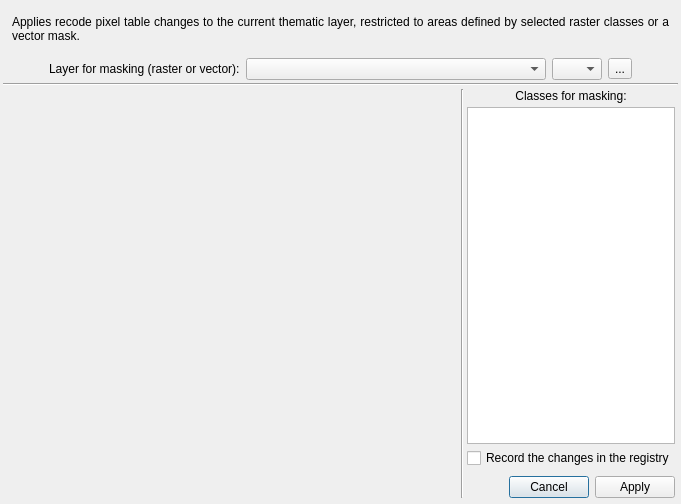
<?xml version="1.0" encoding="UTF-8"?>
<ui version="4.0">
 <class>Dialog</class>
 <widget class="QDialog" name="Dialog">
  <property name="geometry">
   <rect>
    <x>0</x>
    <y>0</y>
    <width>681</width>
    <height>504</height>
   </rect>
  </property>
  <property name="windowTitle">
   <string>ThRasE - Apply within classes or mask</string>
  </property>
  <layout class="QVBoxLayout" name="verticalLayout">
   <property name="spacing">
    <number>3</number>
   </property>
   <property name="leftMargin">
    <number>3</number>
   </property>
   <property name="topMargin">
    <number>3</number>
   </property>
   <property name="rightMargin">
    <number>3</number>
   </property>
   <property name="bottomMargin">
    <number>3</number>
   </property>
   <item>
    <widget class="QgsMessageBar" name="MsgBar">
     <property name="sizePolicy">
      <sizepolicy hsizetype="Minimum" vsizetype="Fixed">
       <horstretch>0</horstretch>
       <verstretch>0</verstretch>
      </sizepolicy>
     </property>
     <property name="frameShape">
      <enum>QFrame::NoFrame</enum>
     </property>
     <property name="lineWidth">
      <number>0</number>
     </property>
    </widget>
   </item>
   <item>
    <widget class="QWidget" name="widget_3" native="true">
     <layout class="QVBoxLayout" name="verticalLayout_3">
      <property name="bottomMargin">
       <number>12</number>
      </property>
      <item>
       <widget class="QLabel" name="label_2">
        <property name="text">
         <string>Applies recode pixel table changes to the current thematic layer, restricted to areas defined by selected raster classes or a vector mask.</string>
        </property>
        <property name="alignment">
         <set>Qt::AlignJustify|Qt::AlignVCenter</set>
        </property>
        <property name="wordWrap">
         <bool>true</bool>
        </property>
       </widget>
      </item>
     </layout>
    </widget>
   </item>
   <item>
    <widget class="QWidget" name="widget_6" native="true">
     <layout class="QHBoxLayout" name="horizontalLayout_12">
      <property name="leftMargin">
       <number>0</number>
      </property>
      <property name="topMargin">
       <number>0</number>
      </property>
      <property name="rightMargin">
       <number>0</number>
      </property>
      <property name="bottomMargin">
       <number>0</number>
      </property>
      <item>
       <spacer name="horizontalSpacer_2">
        <property name="orientation">
         <enum>Qt::Horizontal</enum>
        </property>
        <property name="sizeHint" stdset="0">
         <size>
          <width>40</width>
          <height>20</height>
         </size>
        </property>
       </spacer>
      </item>
      <item>
       <widget class="QLabel" name="label">
        <property name="text">
         <string>Layer for masking (raster or vector):</string>
        </property>
       </widget>
      </item>
      <item>
       <widget class="QgsMapLayerComboBox" name="QCBox_LayerForMasking">
        <property name="sizePolicy">
         <sizepolicy hsizetype="Fixed" vsizetype="Fixed">
          <horstretch>0</horstretch>
          <verstretch>0</verstretch>
         </sizepolicy>
        </property>
        <property name="minimumSize">
         <size>
          <width>300</width>
          <height>0</height>
         </size>
        </property>
        <property name="allowEmptyLayer" stdset="0">
         <bool>true</bool>
        </property>
       </widget>
      </item>
      <item>
       <widget class="QComboBox" name="QCBox_LayerForMaskingBand">
        <property name="maximumSize">
         <size>
          <width>50</width>
          <height>16777215</height>
         </size>
        </property>
        <property name="toolTip">
         <string>Select the band</string>
        </property>
        <property name="minimumContentsLength">
         <number>1</number>
        </property>
       </widget>
      </item>
      <item>
       <widget class="QToolButton" name="QCBox_BrowseLayerForMasking">
        <property name="text">
         <string>...</string>
        </property>
       </widget>
      </item>
      <item>
       <spacer name="horizontalSpacer">
        <property name="orientation">
         <enum>Qt::Horizontal</enum>
        </property>
        <property name="sizeHint" stdset="0">
         <size>
          <width>40</width>
          <height>20</height>
         </size>
        </property>
       </spacer>
      </item>
     </layout>
    </widget>
   </item>
   <item>
    <widget class="Line" name="line_2">
     <property name="orientation">
      <enum>Qt::Horizontal</enum>
     </property>
    </widget>
   </item>
   <item>
    <widget class="QWidget" name="widget" native="true">
     <layout class="QHBoxLayout" name="horizontalLayout">
      <property name="spacing">
       <number>3</number>
      </property>
      <property name="leftMargin">
       <number>3</number>
      </property>
      <property name="topMargin">
       <number>0</number>
      </property>
      <property name="rightMargin">
       <number>3</number>
      </property>
      <property name="bottomMargin">
       <number>3</number>
      </property>
      <item>
       <widget class="RenderWidget" name="render_widget" native="true">
        <property name="sizePolicy">
         <sizepolicy hsizetype="Expanding" vsizetype="Expanding">
          <horstretch>4</horstretch>
          <verstretch>0</verstretch>
         </sizepolicy>
        </property>
       </widget>
      </item>
      <item>
       <widget class="Line" name="line">
        <property name="orientation">
         <enum>Qt::Vertical</enum>
        </property>
       </widget>
      </item>
      <item>
       <widget class="QWidget" name="TableBlock" native="true">
        <layout class="QVBoxLayout" name="verticalLayout_2">
         <property name="spacing">
          <number>4</number>
         </property>
         <property name="leftMargin">
          <number>0</number>
         </property>
         <property name="topMargin">
          <number>0</number>
         </property>
         <property name="rightMargin">
          <number>0</number>
         </property>
         <property name="bottomMargin">
          <number>0</number>
         </property>
         <item>
          <widget class="QLabel" name="label_3">
           <property name="text">
            <string>Classes for masking:</string>
           </property>
           <property name="alignment">
            <set>Qt::AlignCenter</set>
           </property>
           <property name="wordWrap">
            <bool>false</bool>
           </property>
          </widget>
         </item>
         <item>
          <widget class="QTableWidget" name="PixelTable">
           <property name="sizePolicy">
            <sizepolicy hsizetype="Ignored" vsizetype="Expanding">
             <horstretch>0</horstretch>
             <verstretch>0</verstretch>
            </sizepolicy>
           </property>
          </widget>
         </item>
         <item>
          <widget class="QCheckBox" name="RecordChangesInRegistry">
           <property name="toolTip">
            <string>&lt;html&gt;&lt;head/&gt;&lt;body&gt;&lt;p&gt;Add the changes that will be applied here to the ThRasE registry.&lt;/p&gt;&lt;/body&gt;&lt;/html&gt;</string>
           </property>
           <property name="text">
            <string>Record the changes in the registry</string>
           </property>
          </widget>
         </item>
         <item>
          <widget class="QWidget" name="widget_2" native="true"/>
         </item>
         <item>
          <widget class="QDialogButtonBox" name="DialogButtons">
           <property name="standardButtons">
            <set>QDialogButtonBox::Apply|QDialogButtonBox::Cancel</set>
           </property>
          </widget>
         </item>
        </layout>
       </widget>
      </item>
     </layout>
    </widget>
   </item>
  </layout>
 </widget>
 <customwidgets>
  <customwidget>
   <class>QgsMapLayerComboBox</class>
   <extends>QComboBox</extends>
   <header>qgsmaplayercombobox.h</header>
  </customwidget>
  <customwidget>
   <class>QgsMessageBar</class>
   <extends>QFrame</extends>
   <header>qgis.gui</header>
   <container>1</container>
  </customwidget>
  <customwidget>
   <class>RenderWidget</class>
   <extends>QWidget</extends>
   <header>ThRasE.gui.render_widget</header>
   <container>1</container>
  </customwidget>
 </customwidgets>
 <resources/>
 <connections>
  <connection>
   <sender>DialogButtons</sender>
   <signal>rejected()</signal>
   <receiver>Dialog</receiver>
   <slot>reject()</slot>
   <hints>
    <hint type="sourcelabel">
     <x>1011</x>
     <y>666</y>
    </hint>
    <hint type="destinationlabel">
     <x>1069</x>
     <y>592</y>
    </hint>
   </hints>
  </connection>
 </connections>
</ui>
